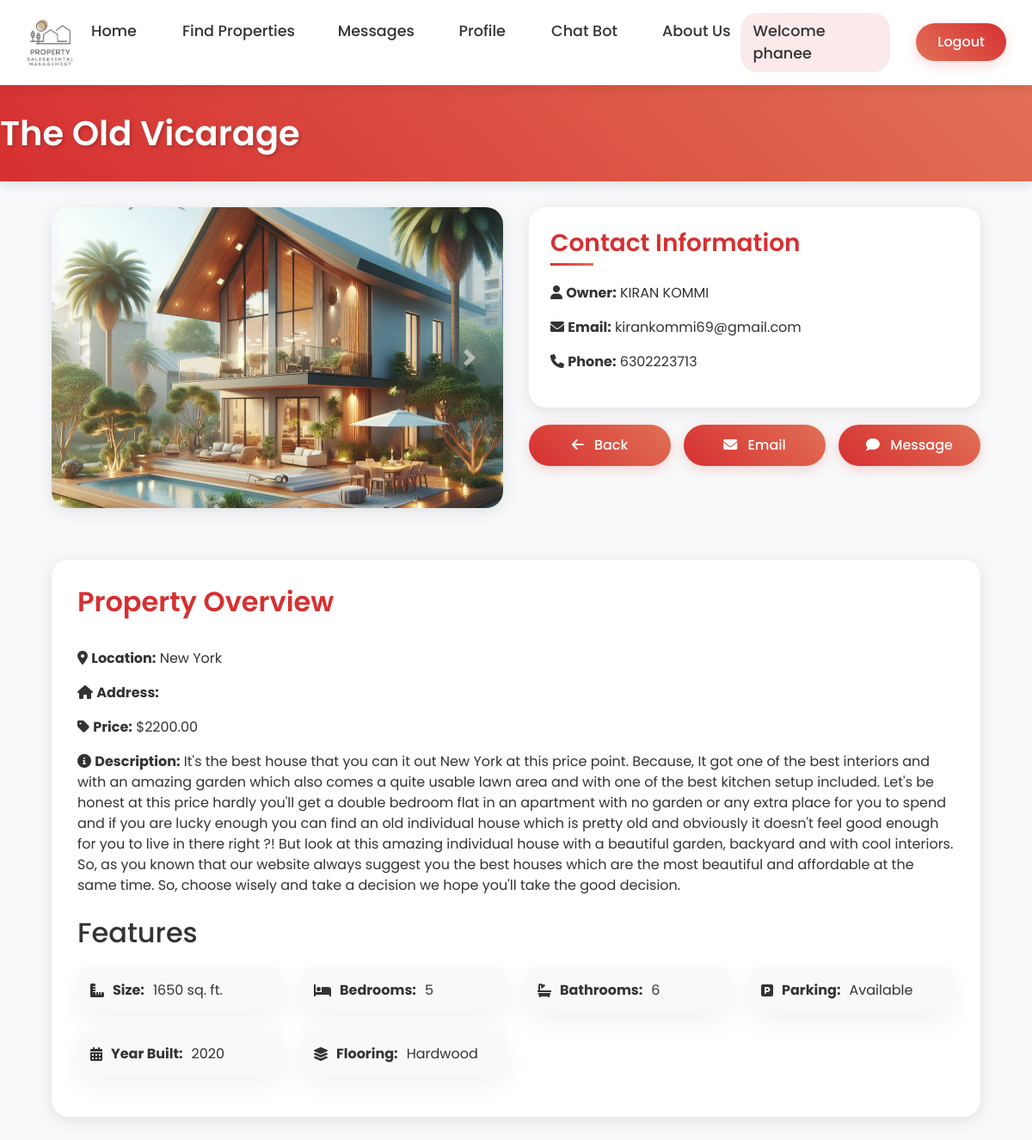
/property_detail/13/ (signed in), run on the app's committed database.
### ownerapp/models.py (models this page shows, shortened)
class Property(models.Model):
    PROPERTY_TYPE_CHOICES = [
        ('Rent', 'Rent'),
        ('Sale', 'Sale'),
    ]
    title = models.CharField(max_length=200)
    image = models.ImageField(upload_to='property_images/')
    image_2 = models.ImageField(upload_to='property_images/', blank=True, null=True)
    image_3 = models.ImageField(upload_to='property_images/', blank=True, null=True)
    overview = models.TextField(max_length=100)
    location = models.CharField(max_length=200)
    address = models.TextField(max_length=300, blank=True, null=True)  # New address field
    property_type = models.CharField(max_length=10, choices=PROPERTY_TYPE_CHOICES, default='Rent')
    price = models.DecimalField(max_digits=10, decimal_places=2)
    description = models.TextField()
    size = models.PositiveIntegerField()  # Property size in square feet
    bedrooms = models.PositiveIntegerField()
    bathrooms = models.PositiveIntegerField()
    parking = models.CharField(max_length=20)  # Available / Not Available
    year_built = models.PositiveIntegerField()
    flooring_type = models.CharField(max_length=100)
    owner_name = models.CharField(max_length=100, default='Unknown Owner')
    email = models.EmailField()
    phone = models.CharField(max_length=15)
    occupancy_status = models.CharField(max_length=20, default='Available')
    owner = models.ForeignKey(User, on_delete=models.CASCADE, related_name='properties', default=1)

### tenentapp/views.py (the view)
# urls.py: path('property_detail/<int:pk>/', views.property_detail, name='property_detail'),
@login_required
def property_detail(request, pk):
    property = get_object_or_404(Property, pk=pk)
    return render(request, 'tenentApp/property_detail.html', {'property': property})

### templates/tenentApp/property_detail.html (shortened to what this page needs)
{% load static %}
<html lang="en">
<head>
    <link rel="stylesheet" href="https://stackpath.bootstrapcdn.com/bootstrap/4.5.2/css/bootstrap.min.css">
    <link rel="stylesheet" href="https://cdnjs.cloudflare.com/ajax/libs/font-awesome/6.0.0/css/all.min.css">
    <link rel="stylesheet" href="{% static 'css/adminApp/homepage.css' %}">
</head>
<body id="propertyDetailBody">
{% block body %}
    {% include 'Navbar/tenentNavBar.html' %}
    <header id="propertyHeader">
        <h1 id="propertyTitle">{{ property.title }}</h1>
    </header>
    <div id="propertyContainer" class="container">
        <div class="row">
            <div class="col-md-6">
                <div id="propertyCarouselSection" class="carousel slide" data-ride="carousel">
                    <div class="carousel-inner">
                        <div class="carousel-item active">
                            <img id="propertyImage" src="{{ property.image.url }}" class="d-block w-100" alt="{{ property.title }}">
                        </div>
                    </div>
                    <a class="carousel-control-prev" href="#propertyCarouselSection" role="button" data-slide="prev">
                        <span class="carousel-control-prev-icon" aria-hidden="true"></span>
                    </a>
                    <a class="carousel-control-next" href="#propertyCarouselSection" role="button" data-slide="next">
                        <span class="carousel-control-next-icon" aria-hidden="true"></span>
                    </a>
                </div>
            </div>
            <div class="col-md-6">
                <section id="propertyContactSection">
                    <h3 id="contactTitle">Contact Information</h3>
                    <p><i class="fas fa-user"></i> <strong>Owner:</strong> {{ property.owner_name }}</p>
                    <p><i class="fas fa-envelope"></i> <strong>Email:</strong> {{ property.email }}</p>
                    <p><i class="fas fa-phone"></i> <strong>Phone:</strong> {{ property.phone }}</p>
                </section>
                <div id="actionButtonsContainer">
                    <a href="{% url 'tenentapp:property_list' %}" class="property-btn-squircle">
                        <i class="fas fa-arrow-left"></i>
                        <span>Back</span>
                    </a>
                    <a href="mailto:{{ property.email }}?subject=Inquiry%20about%20{{ property.title }}" class="property-btn-squircle">
                        <i class="fas fa-envelope"></i>
                        <span>Email</span>
                    </a>
                    <a href="{% url 'tenentapp:send_message' property.id %}" class="property-btn-squircle">
                        <i class="fas fa-comment"></i>
                        <span>Message</span>
                    </a>
                </div>
            </div>
        </div>
        <section id="propertyOverviewSection">
            <h2 id="overviewTitle">Property Overview</h2>
            <div id="overviewDetails">
                <p><i class="fas fa-map-marker-alt"></i> <strong>Location:</strong> {{ property.location }}</p>
                <p><i class="fas fa-home"></i> <strong>Address:</strong> {{ property.address }}</p>
                <p><i class="fas fa-tag"></i> <strong>Price:</strong> ${{ property.price }}</p>
                <p><i class="fas fa-info-circle"></i> <strong>Description:</strong> {{ property.description }}</p>
            </div>
            <h2 id="featuresTitle" class="mt-4">Features</h2>
            <ul id="featuresList">
                <li class="feature-item"><i class="fas fa-ruler-combined"></i> <strong>Size:</strong> {{ property.size }} sq. ft.</li>
                <li class="feature-item"><i class="fas fa-bed"></i> <strong>Bedrooms:</strong> {{ property.bedrooms }}</li>
                <li class="feature-item"><i class="fas fa-bath"></i> <strong>Bathrooms:</strong> {{ property.bathrooms }}</li>
                <li class="feature-item"><i class="fas fa-parking"></i> <strong>Parking:</strong> {{ property.parking|yesno:"Available,Not Available" }}</li>
                <li class="feature-item"><i class="fas fa-calendar-alt"></i> <strong>Year Built:</strong> {{ property.year_built }}</li>
                <li class="feature-item"><i class="fas fa-layer-group"></i> <strong>Flooring:</strong> {{ property.flooring_type }}</li>
            </ul>
        </section>
    </div>
{% endblock %}
</body>
</html>

### templates/Navbar/tenentNavBar.html (shortened to what this page needs)
{% load static %}
<header>
    <div class="logo">
        <a href="{% url 'tenentapp:tenenthomepage' %}">
            <img src="{% static 'images/logo.png' %}" alt="PS6 Logo">
        </a>
    </div>
    <nav>
        <ul>
            <li><a href="{% url 'tenentapp:tenenthomepage' %}">Home</a></li>
            <li><a href="{% url 'tenentapp:property_list' %}">Find Properties</a></li>
            <li><a href="{% url 'tenentapp:tenant_messages' %}">Messages</a></li>
            <li><a href="{% url 'tenentapp:tenent_profile' %}">Profile</a></li>
            <li><a href="{% url 'tenentapp:chatbot_view' %}">Chat Bot</a></li>
            <li><a href="{% url 'tenentapp:about_us' %}">About Us</a></li>
        </ul>
    </nav>
    <div class="right-container">
        <div class="auth-buttons">
            {% if user.is_authenticated %}
                <span class="welcome-message">Welcome {{ user.username }}</span>
                <form action="{% url 'adminapp:logout_view' %}" method="POST" style="display:inline;">
                    <button type="submit" class="logout-btn">Logout</button>
                </form>
            {% endif %}
        </div>
    </div>
</header>

### static/css/adminApp/homepage.css (style rules this page uses)
* { margin: 0; padding: 0; box-sizing: border-box; }
body { font-family: 'Poppins', sans-serif; margin: 0; padding: 0; background-color: #f5f5f5; color: #333; }
header { background-color: #ffffff; color: #333; padding: 15px 30px; display: flex; justify-content: space-between; align-items: center; box-shadow: 0 4px 15px rgba(0, 0, 0, 0.08); position: relative; z-index: 1000; }
.logo img { max-width: 150px; max-height: 60px; transition: transform 0.3s ease; }
nav ul { list-style: none; margin: 0; padding: 0; display: flex; gap: 25px; }
nav ul li a { color: #333; text-decoration: none; font-size: 1.1rem; font-weight: 500; padding: 8px 16px; border-radius: 20px; transition: all 0.3s ease; position: relative; }
nav ul li a::after { content: ''; position: absolute; bottom: 0; left: 50%; width: 0; height: 2px; transition: all 0.3s ease; transform: translateX(-50%); }
.right-container { display: flex; align-items: center; gap: 25px; }
.auth-buttons { display: flex; align-items: center; gap: 15px; }
.welcome-message { margin-right: 15px; font-size: 1.1rem; font-weight: 500; color: #333; padding: 8px 15px; background-color: rgba(214, 48, 49, 0.1); border-radius: 20px; }
.logout-btn { background: linear-gradient(45deg, #e17055, #d63031); color: white; padding: 10px 25px; border: none; border-radius: 25px; cursor: pointer; font-weight: 500; transition: all 0.3s; box-shadow: 0 4px 15px rgba(214, 48, 49, 0.2); }
.feature-item { background-color: #fff; padding: 30px; border-radius: 15px; box-shadow: 0 10px 30px rgba(0, 0, 0, 0.05); transition: all 0.3s; }

### data on the page
Property: title "The Old Vicarage", image (picture), owner_name "KIRAN KOMMI", email "kirankommi69@gmail.com", phone "6302223713", location "New York", price "2200.00", description "It's the best house that you can it out New York at this price point. Because, It got one of the best interiors and with an amazing garden which also comes a quite usable lawn area and with one of the best kitchen setup included. Let's be honest at this price hardly you'll get a double bedroom flat in an apartment with no garden or any extra place for you to spend and if you are lucky enough you can find an old individual house which is pretty old and obviously it doesn't feel good enough for you to live in there right ?! But look at this amazing individual house with a beautiful garden, backyard and with cool interiors. So, as you known that our website always suggest you the best houses…", size "1650", bedrooms "5", bathrooms "6", parking "Available", year_built "2020", flooring_type "Hardwood"

### other printed values
{{ user.username }} "phanee"
